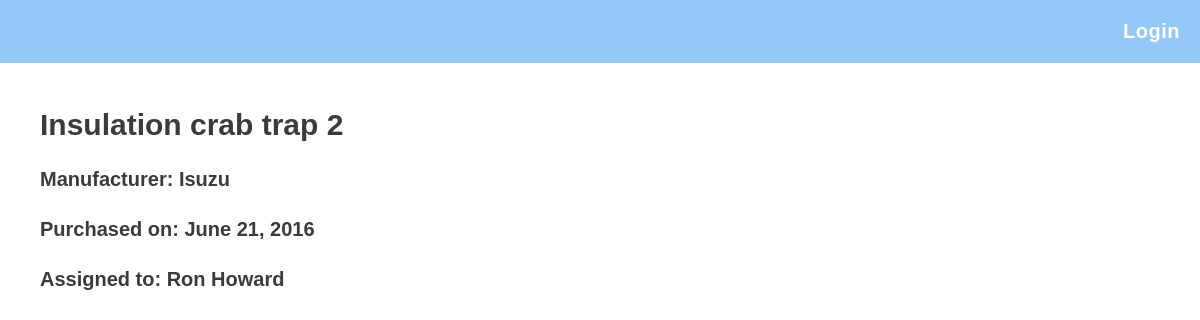
Page /vehicles/5/ on the earlier database version.
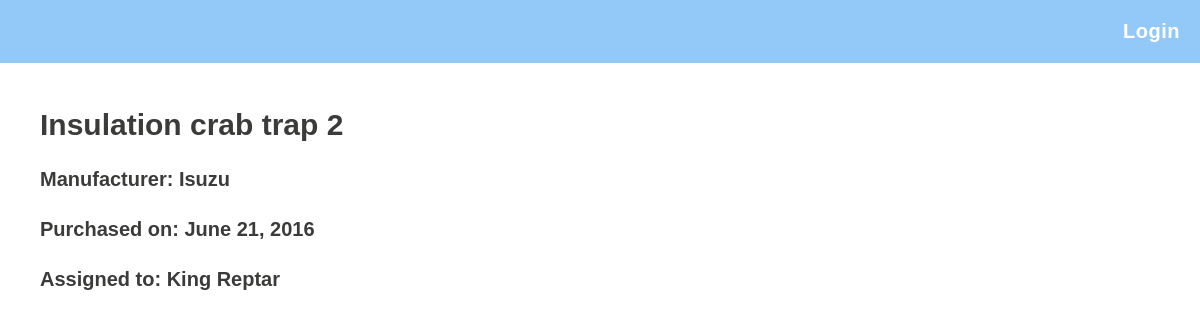
Same page on the later database version.
### coastalapp/models/vehicle.py (models this page shows, shortened)
class Vehicle(models.Model):
    manufacturer = models.CharField(null=True, max_length=50)
    make = models.CharField(max_length=20)
    purchase_date = models.DateField()
    retired_date = models.DateField(null=True, blank=True, default=None)
    employee = models.ForeignKey(Employee,
                                   related_name="employees",
                                   null=True,  # Makes column nullable in DB
                                   blank=True,  # Allows blank value on objects
                                   on_delete=models.CASCADE)
    class Meta:
        verbose_name = ("Vehicle")
        verbose_name_plural = ("Vehicles")

### coastalapp/models/employee.py (models this page shows, shortened)
class Employee(models.Model):
    first_name = models.CharField(max_length=100)
    last_name = models.CharField(max_length=100)
    start_date = models.DateField()
    is_supervisor = models.BooleanField()
    department = models.ForeignKey(Department,
                                   related_name="employees",
                                   null=True,  # Makes column nullable in DB
                                   blank=True,  # Allows blank value on objects
                                   on_delete=models.CASCADE)
    class Meta:
        verbose_name = ("Employee")
        verbose_name_plural = ("Employees")

### coastalapp/views/vehicles/vehicle_details.py (the view, shortened to what this page needs)
# urls.py: path('vehicles/<int:vehicle_id>/', vehicle_details, name='vehicle'),
def vehicle_details(request, vehicle_id):
    vehicle = Vehicle.objects.get(pk=vehicle_id)
    if request.method == "GET":
        template = "vehicles/vehicle_details.html"
        return render(request, template, {"vehicle": vehicle})

### coastalapp/templates/vehicles/vehicle_details.html (shortened to what this page needs)
{% extends 'shared/base.html' %} {% load static %} {% block css %}
<link rel="stylesheet" href="{% static 'styles/lists.css' %}" />
{% endblock css %} {% block content %}
<section class="vehicle-details">
	<h2>{{ vehicle.make }}</h2>
	<h4>Manufacturer: {{ vehicle.manufacturer }}</h4>
	<h4>Purchased on: {{ vehicle.purchase_date }}</h4>
	{% if vehicle.employee %}
	<h4>
		Assigned to: {{vehicle.employee.first_name}} {{vehicle.employee.last_name}}
	</h4>
	{% endif %}
</section>
 {% endblock %}

Differences in the rows shown:
changed Vehicle "Insulation crab trap 2": employee.first_name "Ron" → "King"; employee.last_name "Howard" → "Reptar"
